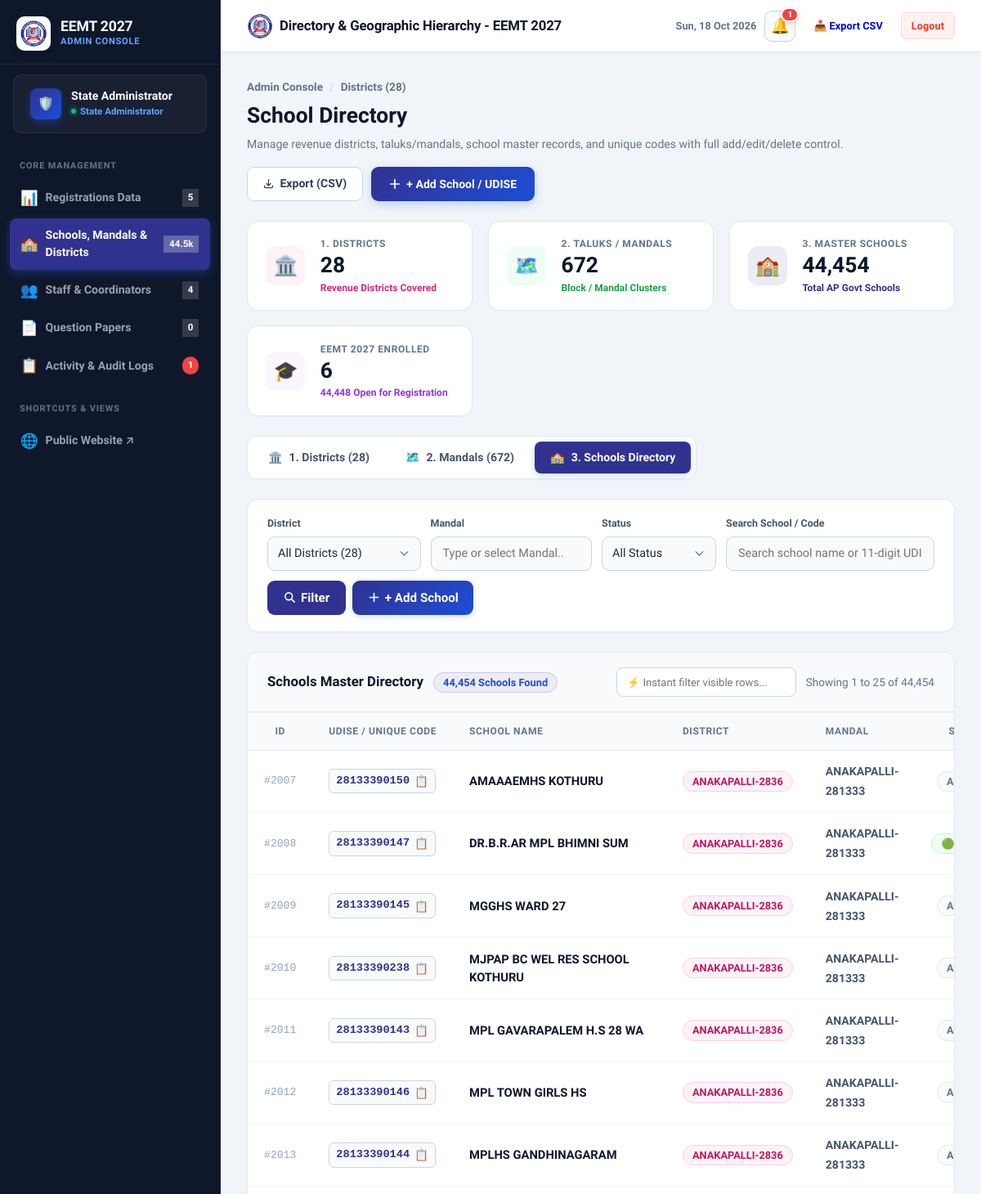
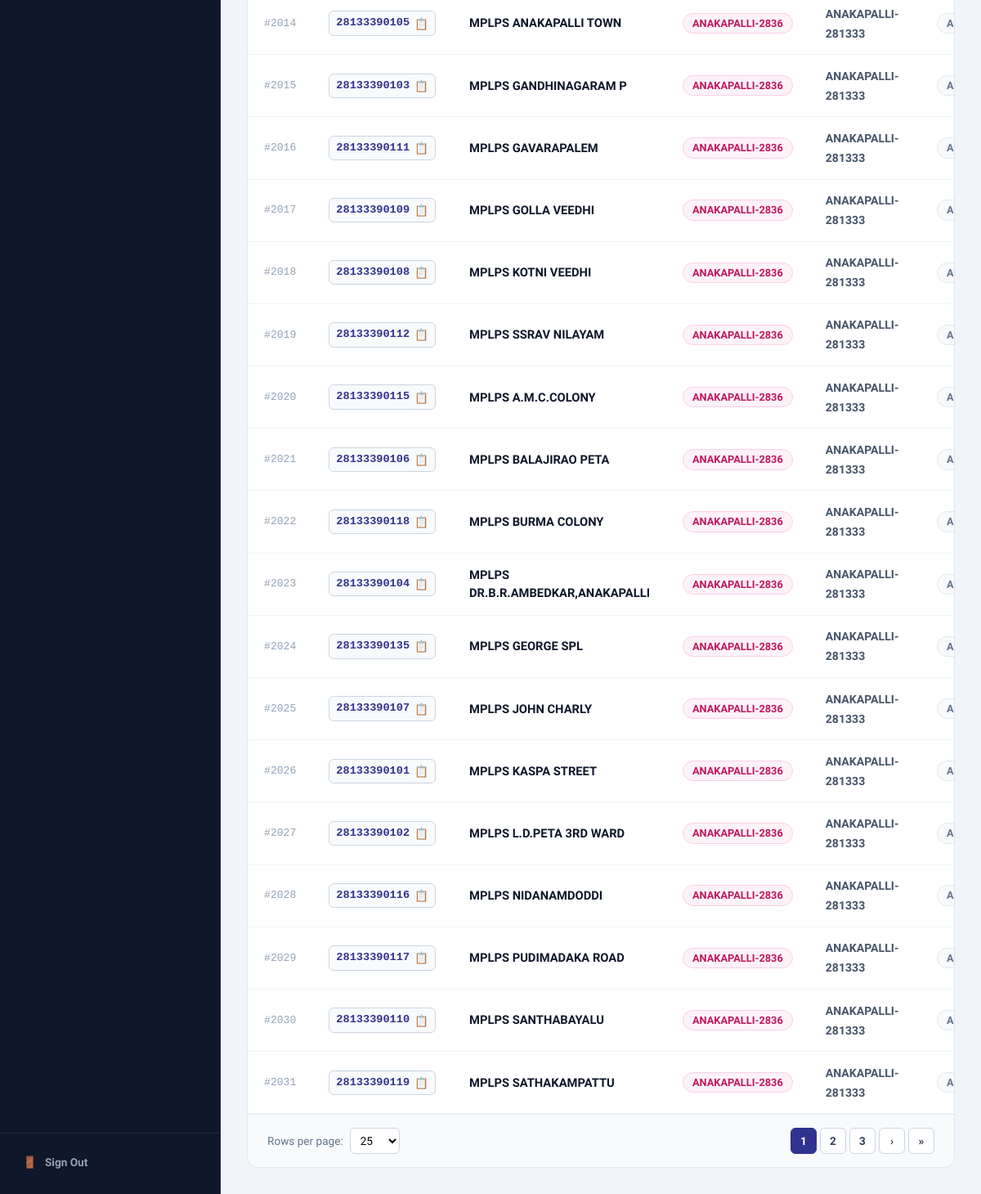
Page /admin/schools_master.php?view=schools (signed in) on the committed database (2 pictures, top to bottom).
### tables this page shows
CREATE TABLE schools_master (
    id INTEGER PRIMARY KEY AUTOINCREMENT,
    district TEXT NOT NULL,
    mandal TEXT NOT NULL,
    school_name TEXT NOT NULL,
    unique_code TEXT NOT NULL,
    is_registered INTEGER DEFAULT 0,
    created_at TEXT DEFAULT CURRENT_TIMESTAMP
);

### admin/schools_master.php (the view, shortened to what the rows shown need)
<?php
$view = $_GET['view'] ?? 'districts';
$reqPerPage = isset($_GET['per_page']) ? (int) $_GET['per_page'] : 25;
$perPage = in_array($reqPerPage, [15, 25, 50, 100, 250], true) ? $reqPerPage : 25;
require_once __DIR__ . '/includes/admin_header.php';
?>
<div
    style="display: flex; justify-content: space-between; align-items: flex-start; flex-wrap: wrap; gap: 1rem; margin-bottom: 1.5rem;">
    <div>
        <h1 style="font-size: 1.65rem; font-weight: 800; color: #0f172a; margin: 0 0 0.3rem 0;">
            School Directory
        </h1>
    </div>
</div>
<?php if ($view === 'districts'): ?>
    <?php
    $districtSearch = trim($_GET['search'] ?? '');
    if ($districtSearch) {
        $qS = $pdo->quote("%$districtSearch%");
        $whereD = "WHERE (district LIKE {$qS} OR district IN (SELECT DISTINCT district FROM schools_master WHERE mandal LIKE {$qS} OR school_name LIKE {$qS}))";
    } else {
        $whereD = "WHERE district != ''";
    }
    $dSql = "
        SELECT
            district,
            COUNT(DISTINCT mandal) AS total_mandals,
            COUNT(*) AS total_schools,
            SUM(CASE WHEN is_registered = 1 THEN 1 ELSE 0 END) AS registered_schools
        FROM schools_master
        {$whereD}
        GROUP BY district
        ORDER BY district ASC
    ";
    $districtsData = $pdo->query($dSql)->fetchAll(PDO::FETCH_ASSOC);
    ?>
    <div
        style="background: #ffffff; border: 1px solid #e2e8f0; border-radius: 14px; padding: 1.15rem 1.5rem; margin-bottom: 1.5rem; display: flex; justify-content: space-between; align-items: center; gap: 1rem; flex-wrap: wrap;">
        <form method="GET" action="schools_master.php"
            style="display: flex; gap: 10px; align-items: center; flex: 1; max-width: 550px;">
            <input type="hidden" name="view" value="districts">
            <input type="text" name="search" class="sm-input" list="all_districts_datalist"
                placeholder="Search District by name (or type a Mandal/School)..."
                value="<?php echo htmlspecialchars($districtSearch); ?>">
            <button type="submit" class="btn"
                style="background: #31328f; color: white; border: none; padding: 0 1.25rem; height: 42px; font-weight: 700; border-radius: 9px; cursor: pointer; white-space: nowrap;">
                Search Districts
            </button>
            <?php if ($districtSearch): ?>
                <a href="schools_master.php?view=districts" class="btn"
                    style="background: #f1f5f9; color: #475569; border: 1.5px solid #cbd5e1; padding: 0 1rem; height: 42px; font-weight: 700; border-radius: 9px; text-decoration: none; display: inline-flex; align-items: center;">Reset</a>
            <?php endif; ?>
        </form>
        <div style="display: flex; align-items: center; gap: 12px; margin-left: auto;">
            <input type="text" id="liveDistrictFilter" onkeyup="filterDistrictsLive(this.value)"
                placeholder="⚡ Instant filter table..."
                style="height: 38px; padding: 0 12px; font-size: 0.82rem; border: 1.5px solid #cbd5e1; border-radius: 8px; background: #f8fafc; outline: none; width: 180px;">
            <div style="font-size: 0.88rem; color: #64748b; font-weight: 600;">
                Showing <strong><?php echo count($districtsData); ?></strong> Revenue Districts
            </div>
            <?php if (canEditSchools()): ?>
                <button type="button" onclick="openAddDistrictModal()" class="btn"
                    style="background: linear-gradient(135deg, #31328f, #1d4ed8); color: white; border: none; padding: 0 1.15rem; height: 42px; font-size: 0.88rem; font-weight: 700; border-radius: 9px; cursor: pointer; display: inline-flex; align-items: center; gap: 6px; white-space: nowrap; box-shadow: 0 2px 8px rgba(37,99,235,0.2);">
                    <svg width="15" height="15" fill="none" stroke="currentColor" stroke-width="2.5" viewBox="0 0 24 24">
                        <path stroke-linecap="round" stroke-linejoin="round" d="M12 4v16m8-8H4" />
                    </svg>
                    + Add District
                </button>
            <?php endif; ?>
        </div>
    </div>
    <div class="data-table-wrapper">
        <div
            style="padding: 1.15rem 1.5rem; border-bottom: 1px solid #e2e8f0; background: #f8fafc; display: flex; justify-content: space-between; align-items: center;">
            <span style="font-weight: 800; color: #0f172a; font-size: 1.05rem;">Andhra Pradesh Revenue Districts (28)</span>
            <span style="font-size: 0.82rem; color: #64748b;">Click <strong>"View Mandals"</strong> to drill down into
                sub-district blocks</span>
        </div>
        <div style="overflow-x: auto;">
            <table style="width: 100%; border-collapse: collapse; text-align: left; margin: 0;">
                <thead class="data-table-head">
                    <tr>
                        <th style="width: 50px; text-align: center;">#</th>
                        <th>District Name</th>
                        <th style="width: 150px; text-align: center;">Total Mandals</th>
                        <th style="width: 150px; text-align: center;">Total Schools</th>
                        <th style="width: 160px; text-align: center;">Enrolled in EEMT</th>
                        <th style="width: 250px; text-align: right;">Actions</th>
                    </tr>
                </thead>
                <tbody>
                    <?php if (empty($districtsData)): ?>
                        <tr>
                            <td colspan="6" style="padding: 3rem 1.5rem; text-align: center; color: #64748b;">
                                <div style="font-size: 2rem;">🔍</div>
                                <div style="font-weight: 700; color: #1e293b; margin-top: 4px;">No districts matching
                                    "<?php echo htmlspecialchars($districtSearch); ?>"</div>
                            </td>
                        </tr>
                    <?php else: ?>
                        <?php $idx = 1;
                        foreach ($districtsData as $d): ?>
                            <tr class="data-table-row">
                                <td style="text-align: center; color: #94a3b8; font-family: monospace; font-size: 0.82rem;">
                                    <?php echo $idx++; ?></td>
                                <td>
                                    <div style="font-weight: 800; color: #0f172a; font-size: 0.95rem;">
                                        <?php echo htmlspecialchars($d['district']); ?>
                                    </div>
                                </td>
                                <td style="text-align: center;">
                                    <span class="sm-pill sm-pill-green">
                                        🗺️ <?php echo number_format($d['total_mandals']); ?> Mandals
                                    </span>
                                </td>
                                <td style="text-align: center;">
                                    <span class="sm-pill sm-pill-blue">
                                        🏫 <?php echo number_format($d['total_schools']); ?> Schools
                                    </span>
                                </td>
                                <td style="text-align: center;">
                                    <?php if ((int) $d['registered_schools'] > 0): ?>
                                        <span class="sm-pill sm-pill-purple">
                                            🎓 <?php echo $d['registered_schools']; ?> Enrolled
                                        </span>
                                    <?php else: ?>
                                        <span class="sm-pill-gray">0</span>
                                    <?php endif; ?>
                                </td>
                                <td style="text-align: right;">
                                    <div class="sm-actions-flex">
                                        <a href="schools_master.php?view=mandals&district=<?php echo urlencode($d['district']); ?>"
                                            class="sm-btn-primary">
                                            🔍 View Mandals &rarr;
                                        </a>
                                        <?php if (canEditSchools()): ?>
                                            <button type="button"
                                                onclick="openEditDistrictModal('<?php echo htmlspecialchars(addslashes($d['district'])); ?>')"
                                                class="sm-btn-outline">
                                                ✏️ Rename
                                            </button>
                                            <form method="POST" action="schools_master.php"
                                                onsubmit="return confirm('WARNING: Are you sure you want to delete district <?php echo htmlspecialchars(addslashes($d['district'])); ?> and its schools?');">
                                                <input type="hidden" name="action" value="delete_district">
                                                <input type="hidden" name="district"
                                                    value="<?php echo htmlspecialchars($d['district']); ?>">
                                                <button type="submit" class="sm-btn-danger" title="Delete District">
                                                    🗑️
                                                </button>
                                            </form>
                                        <?php endif; ?>
                                    </div>
                                </td>
                            </tr>
                        <?php endforeach; ?>
                    <?php endif; ?>
                </tbody>
            </table>
        </div>
    </div>
<?php else: ?>
    <?php
    $whereS = [];
    $paramsS = [];
    $whereSSql = !empty($whereS) ? "WHERE " . implode(' AND ', $whereS) : "";
    $countStmt = $pdo->prepare("SELECT COUNT(*) FROM schools_master {$whereSSql}");
    $countStmt->execute($paramsS);
    $totalFiltered = (int) $countStmt->fetchColumn();
    $totalPages = max(1, (int) ceil($totalFiltered / $perPage));
    $page = max(1, min($totalPages, (int) ($_GET['page'] ?? 1)));
    $offset = ($page - 1) * $perPage;
    $q = "SELECT * FROM schools_master {$whereSSql} ORDER BY district ASC, mandal ASC, school_name ASC LIMIT :limit OFFSET :offset";
    $stmtS = $pdo->prepare($q);
    $stmtS->bindValue(':limit', $perPage, PDO::PARAM_INT);
    $stmtS->bindValue(':offset', $offset, PDO::PARAM_INT);
    $stmtS->execute();
    $schoolsData = $stmtS->fetchAll(PDO::FETCH_ASSOC);
    ?>
    <div class="data-table-wrapper">
        <div style="overflow-x: auto;">
            <table style="width: 100%; border-collapse: collapse; text-align: left; margin: 0;">
                <thead class="data-table-head">
                    <tr>
                        <th style="width: 50px; text-align: center;">ID</th>
                        <th style="width: 170px;">UDISE / Unique Code</th>
                        <th>School Name</th>
                        <th style="width: 170px;">District</th>
                        <th style="width: 170px;">Mandal</th>
                        <th style="width: 130px; text-align: center;">Status</th>
                    </tr>
                </thead>
                <tbody>
                    <?php if (empty($schoolsData)): ?>
                        <tr>
                            <td colspan="7" style="padding: 3rem 1.5rem; text-align: center; color: #64748b;">
                                <div style="font-size: 2rem;">🔍</div>
                                <div style="font-weight: 700; color: #1e293b; margin-top: 4px;">No schools found</div>
                            </td>
                        </tr>
                    <?php else: ?>
                        <?php foreach ($schoolsData as $s): ?>
                            <tr class="data-table-row">
                                <td style="text-align: center; color: #94a3b8; font-family: monospace; font-size: 0.82rem;">
                                    #<?php echo $s['id']; ?></td>
                                <td>
                                    <div
                                        style="display: inline-flex; align-items: center; gap: 6px; background: #f8fafc; border: 1px solid #cbd5e1; border-radius: 6px; padding: 4px 8px; white-space: nowrap;">
                                        <code
                                            style="font-family: ui-monospace, SFMono-Regular, monospace; font-size: 0.85rem; font-weight: 700; color: #31328f;">
                                                        <?php echo htmlspecialchars($s['unique_code']); ?>
                                                    </code>
                                        <button type="button"
                                            onclick="navigator.clipboard.writeText('<?php echo htmlspecialchars($s['unique_code']); ?>'); this.innerText='✓'; setTimeout(() => this.innerText='📋', 1500);"
                                            title="Copy UDISE Code"
                                            style="background: none; border: none; cursor: pointer; font-size: 0.85rem; padding: 0; color: #64748b;">
                                            📋
                                        </button>
                                    </div>
                                </td>
                                <td>
                                    <div style="font-weight: 700; color: #0f172a; font-size: 0.92rem;">
                                        <?php echo htmlspecialchars($s['school_name']); ?>
                                    </div>
                                </td>
                                <td>
                                    <a href="schools_master.php?view=mandals&district=<?php echo urlencode($s['district']); ?>"
                                        style="text-decoration: none;">
                                        <span class="sm-pill sm-pill-pink">
                                            <?php echo htmlspecialchars($s['district']); ?>
                                        </span>
                                    </a>
                                </td>
                                <td>
                                    <a href="schools_master.php?view=schools&district=<?php echo urlencode($s['district']); ?>&mandal=<?php echo urlencode($s['mandal']); ?>"
                                        style="color: #475569; font-size: 0.88rem; font-weight: 700; text-decoration: none;">
                                        <?php echo htmlspecialchars($s['mandal']); ?>
                                    </a>
                                </td>
                                <td style="text-align: center;">
                                    <?php if ((int) $s['is_registered'] === 1): ?>
                                        <span class="sm-pill sm-pill-green">
                                            🟢 Enrolled
                                        </span>
                                    <?php else: ?>
                                        <span class="sm-pill" style="background: #f8fafc; color: #64748b; border: 1px solid #e2e8f0;">
                                            Available
                                        </span>
                                    <?php endif; ?>
                                </td>
                            </tr>
                        <?php endforeach; ?>
                    <?php endif; ?>
                </tbody>
            </table>
        </div>
    </div>
<?php endif; ?>
<?php require_once __DIR__ . '/includes/admin_footer.php'; ?>

### rows in the picture
schools_master: id "2007", unique_code "28133390150", school_name "AMAAAEMHS KOTHURU", district "ANAKAPALLI-2836", mandal "ANAKAPALLI-281333", is_registered "Available"
schools_master: id "2008", unique_code "28133390147", school_name "DR.B.R.AR MPL BHIMNI SUM", district "ANAKAPALLI-2836", mandal "ANAKAPALLI-281333"
schools_master: id "2009", unique_code "28133390145", school_name "MGGHS WARD 27", district "ANAKAPALLI-2836", mandal "ANAKAPALLI-281333", is_registered "Available"
schools_master: id "2010", unique_code "28133390238", school_name "MJPAP BC WEL RES SCHOOL KOTHURU", district "ANAKAPALLI-2836", mandal "ANAKAPALLI-281333", is_registered "Available"
schools_master: id "2011", unique_code "28133390143", school_name "MPL GAVARAPALEM H.S 28 WA", district "ANAKAPALLI-2836", mandal "ANAKAPALLI-281333", is_registered "Available"
schools_master: id "2012", unique_code "28133390146", school_name "MPL TOWN GIRLS HS", district "ANAKAPALLI-2836", mandal "ANAKAPALLI-281333", is_registered "Available"
schools_master: id "2013", unique_code "28133390144", school_name "MPLHS GANDHINAGARAM", district "ANAKAPALLI-2836", mandal "ANAKAPALLI-281333", is_registered "Available"
schools_master: id "2014", unique_code "28133390105", school_name "MPLPS ANAKAPALLI TOWN", district "ANAKAPALLI-2836", mandal "ANAKAPALLI-281333", is_registered "Available"
schools_master: id "2015", unique_code "28133390103", school_name "MPLPS GANDHINAGARAM P", district "ANAKAPALLI-2836", mandal "ANAKAPALLI-281333", is_registered "Available"
schools_master: id "2016", unique_code "28133390111", school_name "MPLPS GAVARAPALEM", district "ANAKAPALLI-2836", mandal "ANAKAPALLI-281333", is_registered "Available"
schools_master: id "2017", unique_code "28133390109", school_name "MPLPS GOLLA VEEDHI", district "ANAKAPALLI-2836", mandal "ANAKAPALLI-281333", is_registered "Available"
schools_master: id "2018", unique_code "28133390108", school_name "MPLPS KOTNI VEEDHI", district "ANAKAPALLI-2836", mandal "ANAKAPALLI-281333", is_registered "Available"
schools_master: id "2019", unique_code "28133390112", school_name "MPLPS SSRAV NILAYAM", district "ANAKAPALLI-2836", mandal "ANAKAPALLI-281333", is_registered "Available"
schools_master: id "2020", unique_code "28133390115", school_name "MPLPS A.M.C.COLONY", district "ANAKAPALLI-2836", mandal "ANAKAPALLI-281333", is_registered "Available"
schools_master: id "2021", unique_code "28133390106", school_name "MPLPS BALAJIRAO PETA", district "ANAKAPALLI-2836", mandal "ANAKAPALLI-281333", is_registered "Available"
schools_master: id "2022", unique_code "28133390118", school_name "MPLPS BURMA COLONY", district "ANAKAPALLI-2836", mandal "ANAKAPALLI-281333", is_registered "Available"
schools_master: id "2023", unique_code "28133390104", school_name "MPLPS DR.B.R.AMBEDKAR,ANAKAPALLI", district "ANAKAPALLI-2836", mandal "ANAKAPALLI-281333", is_registered "Available"
schools_master: id "2024", unique_code "28133390135", school_name "MPLPS GEORGE SPL", district "ANAKAPALLI-2836", mandal "ANAKAPALLI-281333", is_registered "Available"
schools_master: id "2025", unique_code "28133390107", school_name "MPLPS JOHN CHARLY", district "ANAKAPALLI-2836", mandal "ANAKAPALLI-281333", is_registered "Available"
schools_master: id "2026", unique_code "28133390101", school_name "MPLPS KASPA STREET", district "ANAKAPALLI-2836", mandal "ANAKAPALLI-281333", is_registered "Available"
schools_master: id "2027", unique_code "28133390102", school_name "MPLPS L.D.PETA 3RD WARD", district "ANAKAPALLI-2836", mandal "ANAKAPALLI-281333", is_registered "Available"
schools_master: id "2028", unique_code "28133390116", school_name "MPLPS NIDANAMDODDI", district "ANAKAPALLI-2836", mandal "ANAKAPALLI-281333", is_registered "Available"
schools_master: id "2029", unique_code "28133390117", school_name "MPLPS PUDIMADAKA ROAD", district "ANAKAPALLI-2836", mandal "ANAKAPALLI-281333", is_registered "Available"
schools_master: id "2030", unique_code "28133390110", school_name "MPLPS SANTHABAYALU", district "ANAKAPALLI-2836", mandal "ANAKAPALLI-281333", is_registered "Available"
schools_master: id "2031", unique_code "28133390119", school_name "MPLPS SATHAKAMPATTU", district "ANAKAPALLI-2836", mandal "ANAKAPALLI-281333", is_registered "Available"

### other values in the picture
$user['name'] "State Administrator"
$totalSchoolsBadge "5"
$totalMasterBadge "44.5k"
$totalStaffBadge "4"
$totalPapersBadge "0"
$unreadActivitiesCount "1"
$pageTitle "Directory & Geographic Hierarchy - EEMT 2027"
$totalDistrictsCount "28"
$totalMandalsCount "672"
$totalMasterSchools "44,454"
$totalRegisteredSchools "6"
$totalMasterSchools - $totalRegisteredSchools "44,448"
$totalFiltered "44,454"
$offset + 1 "1"
min($offset + $perPage, $totalFiltered) "25"
